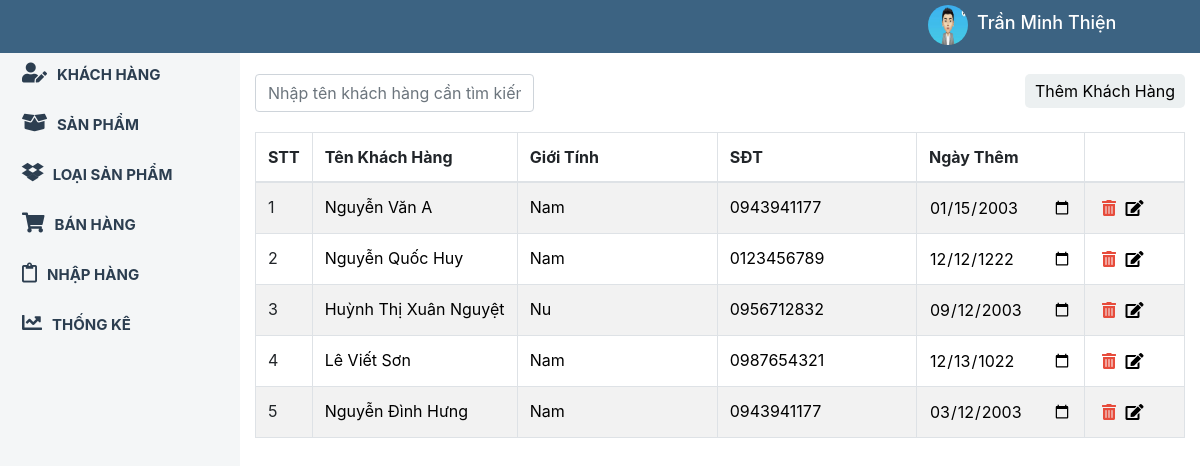
The page /index.php?muc=khachhang (signed in) on the database its author committed.
### tables this page shows
CREATE TABLE `khachhang` (
  `id_k` int(255) NOT NULL,
  `tenk` varchar(255) NOT NULL,
  `gioitinh` varchar(255) NOT NULL,
  `sdt` varchar(255) NOT NULL,
  `ngaythem` date NOT NULL
);

### Controller/HomeController.php (called while the page is built, shortened)
<?php
require_once 'Model/BaseModel.php';
class HomeControl
{
	public $Base;
	function __construct()
	{
		$this->Base = new BaseModel();
	}
	public function Dieuhuong()
	{
		$loaisanpham = $this->Base->data('loaisanpham');
		$nhanvien = $this->Base->data('nhanvien');
		$sanpham = $this->Base->data('sanpham');
		$khachhang = $this->Base->data('khachhang');
?>
<?php
		require_once 'View/index.php';
	}
}
?>

### index.php (called while the page is built, shortened)
<?php
	require_once 'Controller/HomeController.php';
	$HT=new HomeControl();
	$HT->Dieuhuong();
 ?>

### Model/BaseModel.php (called while the page is built, shortened)
<?php
class BaseModel
{
	private $maychu = 'localhost';
	private $tk = 'root';
	private $mk = '';
	private $csdl = 'admindb_qlbanhang';
	private $bienketnoi = null;
	public function ketnoi()
	{
		$this->bienketnoi = new mysqli($this->maychu, $this->tk, $this->mk, $this->csdl);
		mysqli_set_charset($this->bienketnoi, 'utf8');
	}
	public function data($sql)
	{
		$sq = "SELECT * FROM $sql";
		$this->ketqua = $this->bienketnoi->query($sq);
		if ($this->ketqua->num_rows == 0) {
			$data = 0;
		} else {
			while ($row = $this->ketqua->fetch_assoc()) {
				$data[] = $row;
			}
		}
		return $data;
	}
}
?>

### View/khach.php (the view, shortened to what this page needs)
<content>
	<div class="container">
	<div class="top-sp">
		<input class="form-control" id="myInput" type="text" placeholder="Nhập tên khách hàng cần tìm kiếm">
		<a class="login-trigger" id="them" href="#" data-target="#login" data-toggle="modal">Thêm Khách Hàng </a>
	</div>
  <table class="table table-bordered table-striped">
    <thead>
      <tr id="th">
        <th>STT</th>
        <th>Tên Khách Hàng</th>
        <th>Giới Tính</th>
        <th>SĐT</th>
        <th>Ngày Thêm</th>
        <th></th>
      </tr>
    </thead>
    <tbody id="myTable">
	<?php
		$dem=0;
		foreach ($khachhang as $value) {
		$dem++;
	?>
	<tr>
	<form method="post">
		<td><?php echo $dem; ?><input type="" style="display: none;" name="id_k" value="<?php echo $value['id_k']; ?>"></td>
		<td>
			<input type="" required name="tenk" value="<?php echo $value['tenk']; ?>"></td>
		<td><input type="" required name="gioitinh" value="<?php echo $value['gioitinh']; ?>"></td>
		<td><input type="" name="sdt" value="<?php echo $value['sdt']; ?>"></td>
		<td><input type="date" name="ngaythem" value="<?php echo $value['ngaythem']; ?>"></td>
		<td style="width: 100px;"><a href="?muc=khachhang&idxoa=<?php echo $value['id_k']; ?>" name="xoa" onclick="return confirm('Bạn Có Muốn Xóa <?php echo $value['tenk'];  ?> ?');"><i class="fas fa-trash-alt"></i></a>
			<button type="submit" name="sua" onclick="return confirm('Bạn Có Muốn Sửa Không ?');"><i class="fas fa-edit"></i></button>
		</td>
	</form>
	</tr>
	<?php } ?>
    </tbody>
  </table>
</div>
</content>

### css/style.css (style rules this page uses)
* { margin: 0; padding: 0; }
.table input { width: 100%; border: none; background: none; }
.table { margin-top: 20px; }
#myTable a .fas { margin: 5px; }
.fa-trash-alt { color: #e74c3c; }
button { background: none; padding: 0; border: none; }
.top-sp input { float: left; width: 30%; }
.top-sp a { padding: 5px 10px; background: #ecf0f1; float: right; border-radius: 5px; color: black; }

### rows shown on the page
khachhang: tenk "Nguyễn Văn A", gioitinh "Nam", sdt "0943941177", ngaythem "01/15/2003"
khachhang: tenk "Nguyễn Quốc Huy", gioitinh "Nam", sdt "0123456789", ngaythem "12/12/1222"
khachhang: tenk "Huỳnh Thị Xuân Nguyệt", gioitinh "Nu", sdt "0956712832", ngaythem "09/12/2003"
khachhang: tenk "Lê Viết Sơn", gioitinh "Nam", sdt "0987654321", ngaythem "12/13/1022"
khachhang: tenk "Nguyễn Đình Hưng", gioitinh "Nam", sdt "0943941177", ngaythem "03/12/2003"

### other values the page prints
$_SESSION['nhanvien'][0]['tennv'] "Trần Minh Thiện"
